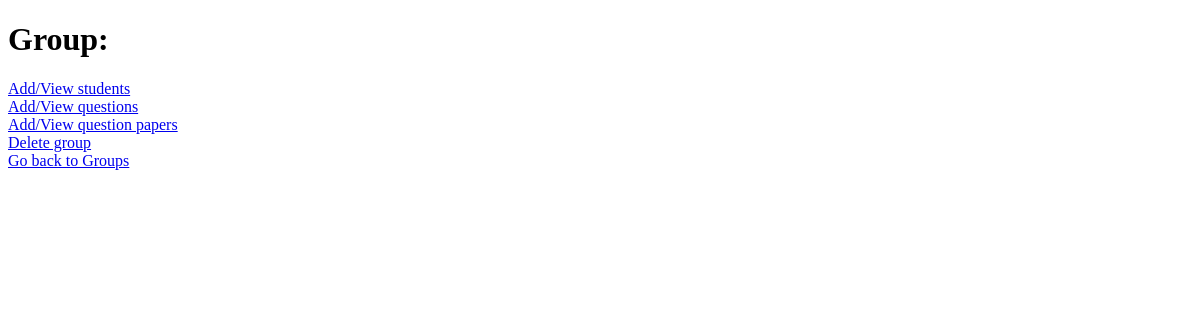
The page /prof/profusername/viewgroups/1 on the database as committed earlier.
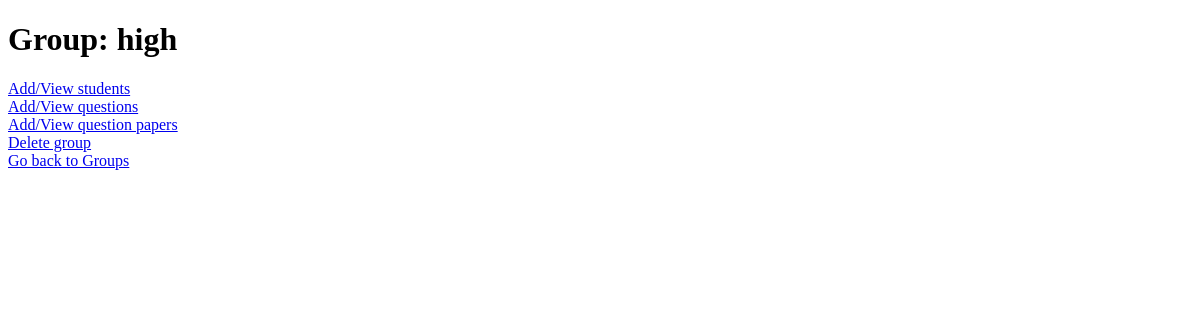
The same page on the database as committed later.
### main/models.py (models this page shows, shortened)
class Special_Students(models.Model):
    professor = models.ForeignKey(User,limit_choices_to={'groups__name': "Professor"}, on_delete=models.CASCADE)
    students = models.ManyToManyField(User, limit_choices_to={'groups__name': "Student"}, related_name='students')
    questions = models.ManyToManyField(Question_DB)
    category_name = models.CharField(max_length=10)
    question_papers = models.ManyToManyField(Question_Paper)

### prof/views.py (the view)
# urls.py: path('<str:prof_username>/viewgroups/<int:group_id>', views.view_specific_group, name='view_specific_group'),
def view_specific_group(request,prof_username, group_id):
    prof = User.objects.get(username=prof_username)
    group = Special_Students.objects.filter(professor=prof,pk=group_id).first()
    return render(request, 'prof/view_specific_group.html', {
        'group': group, 'prof':prof
    })

### prof/templates/prof/view_specific_group.html (shortened to what this page needs)
<!DOCTYPE html>
<html lang="en">
<head>
</head>
<body>
    <h1>Group: {{ group.category_name}}</h1>
    <a href="{% url 'prof:view_students_in_group' prof.username group.id %}">Add/View students</a><br>
    <a href="{% url 'prof:view_questions_in_group' prof.username group.id %}">Add/View questions</a><br>
    <a href="{% url 'prof:view_questionpaper_in_group' prof.username group.id %}">Add/View question papers</a><br>
    <a href="{% url 'prof:delete_group' prof.username group.id %}">Delete group</a><br>
    <a href="{% url 'prof:view_groups' prof.username %}">Go back to Groups</a>
</body>
</html>

Rows that differ between the two databases and show on the page:
added Special_Students: category_name "high"
